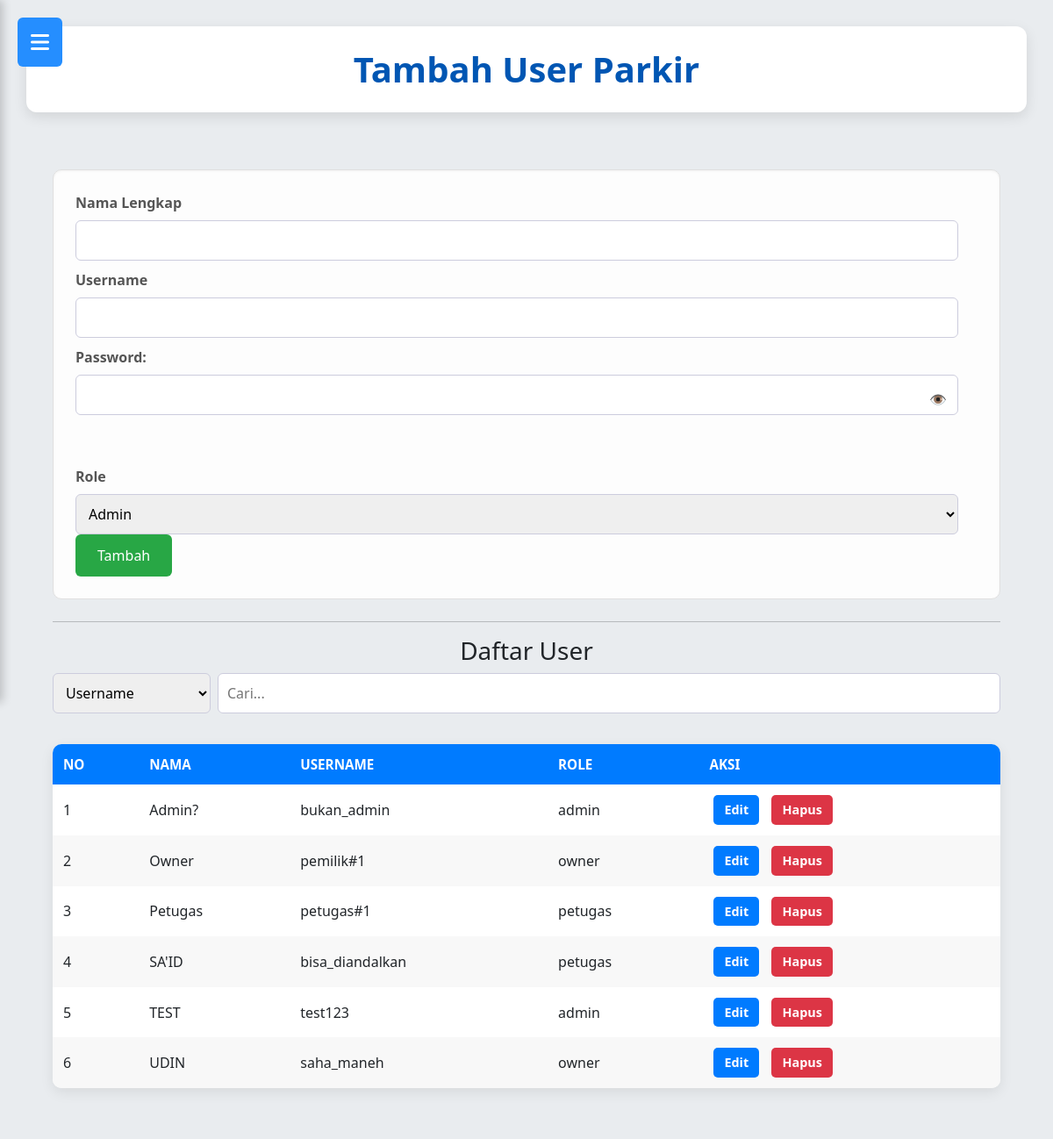
Screenshot of /tambah_user_parkir.php (signed in) with the database file from the repository.
### tables this page shows
CREATE TABLE `tb_user` (
  `id_user` int(11) NOT NULL,
  `nama_lengkap` varchar(50) NOT NULL,
  `username` varchar(50) NOT NULL,
  `password` varchar(100) NOT NULL,
  `role` enum('admin','petugas','owner') NOT NULL,
  `status_aktif` tinyint(1) NOT NULL
);

### tambah_user_parkir.php (the view, shortened to what this page needs)
<?php
$edit_mode = false;
$edit_id = $edit_nama_lengkap = $edit_username = $edit_role = '';
?>
<!DOCTYPE html>
<html lang="id">
    <head>
        <link rel="stylesheet" href="desain_parkir.css">
        <link href="https://cdn.jsdelivr.net/npm/bootstrap@5.3.0/dist/css/bootstrap.min.css" rel="stylesheet">
        <link href="https://cdnjs.cloudflare.com/ajax/libs/font-awesome/6.4.2/css/all.min.css" rel="stylesheet">
        <link href="https://cdnjs.cloudflare.com/ajax/libs/font-awesome/6.4.0/css/all.min.css" rel="stylesheet">
        <link href="https://cdn.jsdelivr.net/npm/bootstrap@5.3.0/dist/css/bootstrap.min.css" rel="stylesheet">
        <link rel="stylesheet" href="https://cdnjs.cloudflare.com/ajax/libs/font-awesome/6.0.0-beta3/css/all.min.css">
        <link rel="stylesheet" href="https://cdnjs.cloudflare.com/ajax/libs/font-awesome/6.4.0/css/all.min.css">
        <link rel="stylesheet" href="https://cdn.datatables.net/1.13.4/css/jquery.dataTables.min.css">
    </head>
<body>
    <div class="wrapper">
        <main class="main-content">
        <header class="main-header"><h2>Tambah User Parkir</h2></header>
        <main class="main-content">
            <form method="POST" action="tambah_user_parkir.php">
    <?php include 'sidebar_parkiran.php'; ?>
    <label>Nama Lengkap</label>
    <input type="text" name="nama_lengkap" value="<?= $edit_nama_lengkap ?>" required>
    <label>Username</label>
    <input type="text" name="username" value="<?= $edit_username ?>" required>
    <label for="password">Password: <?php echo $edit_mode ? '(Kosongkan jika tidak ingin mengubah)' : ''; ?></label><br>
    <div style="position: relative;">
        <input type="password" name="password" id="password" style="padding-right: 10px;">
        <button type="button" id="togglePassword" style="position: absolute; right: 10px; top: 50%; transform: translateY(-50%); background: none; border: none; cursor: pointer;">
            👁️
        </button>
    </div>
    <br><br>
    <label>Role</label>
    <select name="role">
        <option value="admin" <?= $edit_role=='admin'?'selected':'' ?>>Admin</option>
    </select>
    <button type="submit"><?= $edit_mode ? 'Update' : 'Tambah' ?></button>
    </form>
     <hr>
     <h3>Daftar User</h3>
     <div class="toolbar-parkir">
        <div class="search-wrapper">
            <select id="searchType">
                <option value="username">Username</option>
            </select>
            <input type="text" id="searchBox" placeholder="Cari...">
        </div>
    </div>
     <table>
        <thead>
            <tr>
                <th>No</th>
                <th>Nama</th>
                <th>Username</th>
                <th>Role</th>
                <th>Aksi</th>
            </tr>
        </thead>
        <tbody>
        <?php
        $no = 1;
        $data = $conn->query("SELECT * FROM tb_user ORDER BY nama_lengkap");
        while ($row = $data->fetch_assoc()):
        ?>
        <tr>
            <td><?= $no++ ?></td>
            <td><?= htmlspecialchars($row['nama_lengkap']) ?></td>
            <td><?= htmlspecialchars($row['username']) ?></td>
            <td><?= $row['role'] ?></td>
            <td><a class="action-link edit-link" href="?action=edit&id=<?= $row['id_user'] ?>">Edit</a>
                <a class="action-link delete-link" href="?action=delete&id=<?= $row['id_user'] ?>" onclick="return confirm('Hapus user ini?')">Hapus</a>
            </td>
        </tr>
        <?php endwhile; ?>
    </tbody>
</table>
</main>
</div>
</body>
</html>

### desain_parkir.css (style rules this page uses)
body { font-family: 'Segoe UI', Tahoma, Geneva, Verdana, sans-serif; margin: 0; background-color: #e9ecef; color: #343a40; line-height: 1.6; display: flex; min-height: 100vh; }
.wrapper { display: flex; width: 100%; }
:root { --sidebar-width: 250px; }
.main-content { flex-grow: 1; padding: 30px; background-color: #e9ecef; overflow-x: hidden; transition: margin-left 0.3s ease; margin-left: 0 !important; }
.main-header { background-color: #ffffff; padding: 25px 35px; border-radius: 12px; box-shadow: 0 5px 15px rgba(0,0,0,0.1); margin-bottom: 35px; text-align: center; }
.main-header h2 { margin: 0; color: #0056b3; font-size: 2.5em; font-weight: 700; }
.toolbar-parkir { display: flex; align-items: center; gap: 10px; width: 100%; }
.search-wrapper { display: flex; gap: 8px; align-items: center; flex: 1; }
.search-wrapper select { width: 180px; margin-bottom: 10px; }
.search-wrapper input { flex: 1; width: 100%; padding: 6px 10px; border-radius: 4px; border: 1px solid #ccc; }
:root { --masuk-color: #28a745; --keluar-color: #ff6600; --terparkir-color: #ffc107; }
h2, h3 { color: #0056b3; text-align: center; margin-bottom: 20px; }
form { margin-bottom: 25px; padding: 25px; border: 1px solid #e0e0e0; border-radius: 10px; background-color: #fdfdfd; box-shadow: inset 0 1px 3px rgba(0, 0, 0, 0.05); }
label { display: block; margin-bottom: 8px; font-weight: 600; color: #555; }
input[type="text"], input[type="number"], input[type="password"], input[type="date"], textarea, select, input[type="time"] { width: calc(100% - 22px); padding: 10px; margin-bottom: 10px; border: 1px solid #ccd; border-radius: 6px; font-size: 1em; box-sizing: border-box; transition: border-color 0.3s ease, box-shadow 0.3s ease; }
button { background-color: #28a745; color: white; padding: 12px 25px ; border: none; border-radius: 6px !important; cursor: pointer; font-size: 1.1em; font-weight: 500; transition: background-color 0.3s ease, transform 0.2s ease, box-shadow 0.3s ease; margin-right: 10px; }
table { width: 100%; border-collapse: collapse; margin-top: 25px; box-shadow: 0 5px 15px rgba(0, 0, 0, 0.08); border-radius: 10px; overflow: hidden; background-color: #ffffff; }
th, td { border: 1px solid #e0e0e0; padding: 12px; text-align: left; }
th { background-color: #007bff; color: white; font-weight: bold; text-transform: uppercase; font-size: 0.95em; }
tr:nth-child(even) { background-color: #f8f8f8; }
hr { border: 0; border-top: 1px solid #e0e0e0; margin: 40px 0; }
.action-link { display: inline-block; padding: 6px 12px; margin: 0 5px; border-radius: 5px; text-decoration: none; font-size: 0.9em; font-weight: 600; transition: background-color 0.2s ease, transform 0.1s ease; }
.action-link.edit-link { background-color: #007bff; color: white; }
.action-link.delete-link { background-color: #dc3545; color: white; }

### rows the page displays
tb_user: nama_lengkap "Admin?", username "bukan_admin", role "admin"
tb_user: nama_lengkap "Owner", username "pemilik#1", role "owner"
tb_user: nama_lengkap "Petugas", username "petugas#1", role "petugas"
tb_user: nama_lengkap "SA'ID", username "bisa_diandalkan", role "petugas"
tb_user: nama_lengkap "TEST", username "test123", role "admin"
tb_user: nama_lengkap "UDIN", username "saha_maneh", role "owner"
